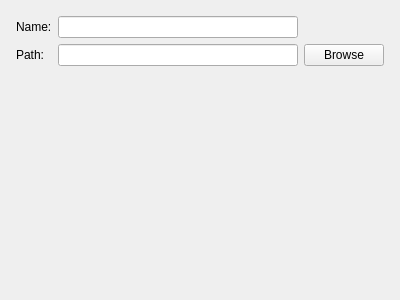
<?xml version="1.0" encoding="UTF-8"?>
<ui version="4.0">
 <class>ProSetPage</class>
 <widget class="QWizardPage" name="ProSetPage">
  <property name="geometry">
   <rect>
    <x>0</x>
    <y>0</y>
    <width>400</width>
    <height>300</height>
   </rect>
  </property>
  <property name="windowTitle">
   <string>WizardPage</string>
  </property>
  <layout class="QGridLayout" name="gridLayout_2">
   <item row="0" column="0">
    <layout class="QGridLayout" name="gridLayout">
     <property name="leftMargin">
      <number>5</number>
     </property>
     <property name="topMargin">
      <number>5</number>
     </property>
     <property name="rightMargin">
      <number>5</number>
     </property>
     <property name="bottomMargin">
      <number>5</number>
     </property>
     <item row="1" column="0">
      <widget class="QLabel" name="label">
       <property name="text">
        <string>Name:</string>
       </property>
      </widget>
     </item>
     <item row="2" column="1">
      <widget class="QLineEdit" name="lineEdit_2"/>
     </item>
     <item row="2" column="2">
      <widget class="QPushButton" name="pushButton">
       <property name="text">
        <string>Browse</string>
       </property>
      </widget>
     </item>
     <item row="2" column="0">
      <widget class="QLabel" name="label_2">
       <property name="text">
        <string>Path:</string>
       </property>
      </widget>
     </item>
     <item row="1" column="1">
      <widget class="QLineEdit" name="lineEdit"/>
     </item>
     <item row="3" column="1">
      <widget class="QLabel" name="tips">
       <property name="text">
        <string/>
       </property>
      </widget>
     </item>
    </layout>
   </item>
  </layout>
 </widget>
 <resources/>
 <connections/>
</ui>
